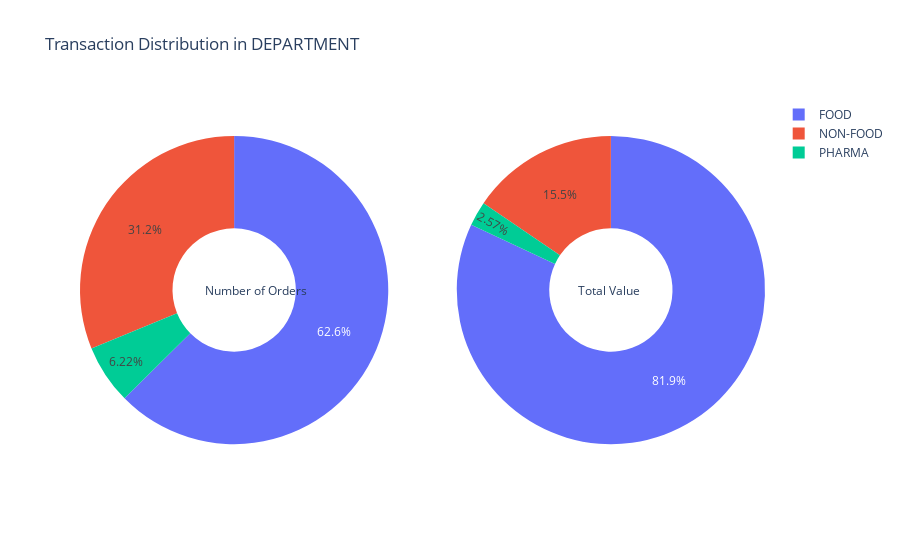

The code cell stored with this chart in its notebook:
### Code cell
draw_pie(prod_trans,'DEPARTMENT')

### Figure 1 — Plotly figure (JSON) as saved in the notebook; plotly's stock layout.template omitted (floating-point values rounded to 4 significant figures)
{"data": [{"domain": {"x": [0, 0.45], "y": [0, 1]}, "hole": 0.4, "hoverinfo": "label+percent+name", "labels": ["FOOD", "NON-FOOD", "PHARMA"], "name": "Number of Orders", "type": "pie", "values": [13641, 6796, 1356]}, {"domain": {"x": [0.55, 1], "y": [0, 1]}, "hole": 0.4, "hoverinfo": "label+percent+name", "labels": ["FOOD", "NON-FOOD", "PHARMA"], "name": "Total Value", "type": "pie", "values": [496700.0, 93860.0, 15560.0]}], "layout": {"annotations": [{"font": {"size": 12}, "showarrow": false, "text": "Number of Orders", "x": 0.18, "y": 0.5}, {"font": {"size": 12}, "showarrow": false, "text": "Total Value", "x": 0.82, "y": 0.5}], "title": {"text": "Transaction Distribution in DEPARTMENT"}}}
